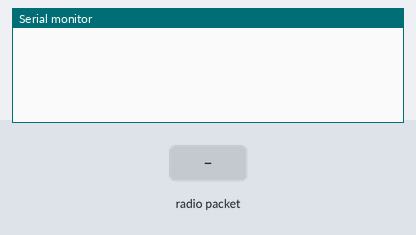
A sketch run on a simulated Arduino Uno, built with avr-gcc and run on an emulated ATmega328P. Parts: the last lines printed to the serial monitor. The test bench sets the inputs (shaded band). No radio packets arrive unless stated.

Above: at 1.2 s.
1.3 s: radio packet "1" arrives
At 1.9 s:
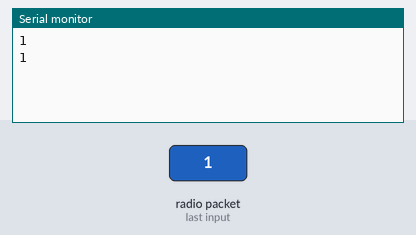
2.8 s: radio packet "0" arrives
At 4.0 s:
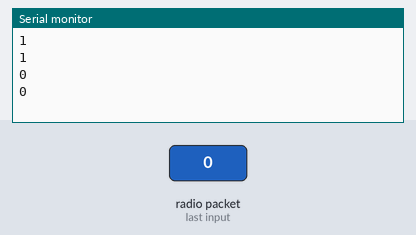
4.3 s: radio packet "2" arrives
At 5.4 s:
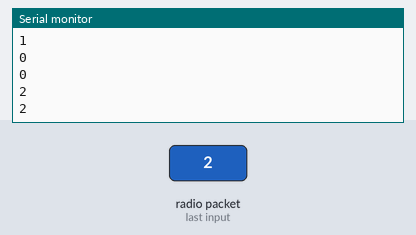
Timing chart, 0 to 7.3 s (numbered marks = the images above; inputs shaded):
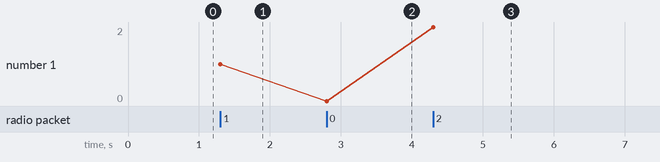

Measured:
- after the input at 1.3 s, the serial monitor: prints a new line at once (image 1)
- after the input at 2.8 s, the serial monitor: prints a new line at once (image 2)
- after the input at 4.3 s, the serial monitor: prints a new line at once (image 3)
- plotted number 1: 1 → 0 after the input at 2.8 s, 0 → 2 after the input at 4.3 s

The sketch:

node_recive.ino
```cpp
#include <SPI.h>
#include <nRF24L01.h>
#include <RF24.h>
//#include "printf.h"

RF24 radio(9, 10); // CE, CSN
const byte address_0[6] = "00000";
const byte address_1[6] = "11111";

void setup() {
  Serial.begin(9600);
//  printf_begin();
  radio.begin();
  radio.openReadingPipe(0, address_0);   //Setting the address at which we will receive the data
  radio.openReadingPipe(1, address_1);   //Setting the address at which we will receive the data
  radio.setPALevel(RF24_PA_MIN);       //You can set this as minimum or maximum depending on the distance between the transmitter and receiver.
  radio.startListening();              //This sets the module as receiver
//  radio.printDetails();
}
void loop() {
  radio.setChannel(100);
  if(radio.available()){
    char text[200] = "";                 //Saving the incoming data
    radio.read(&text, sizeof(text));    //Reading the data
    Serial.println(text);
    radio.setChannel(110);
    char text1[200] = "";                 //Saving the incoming data
    radio.read(&text1, sizeof(text1));    //Reading the data
    Serial.println(text1);
    radio.setChannel(100);
  }
}
```
